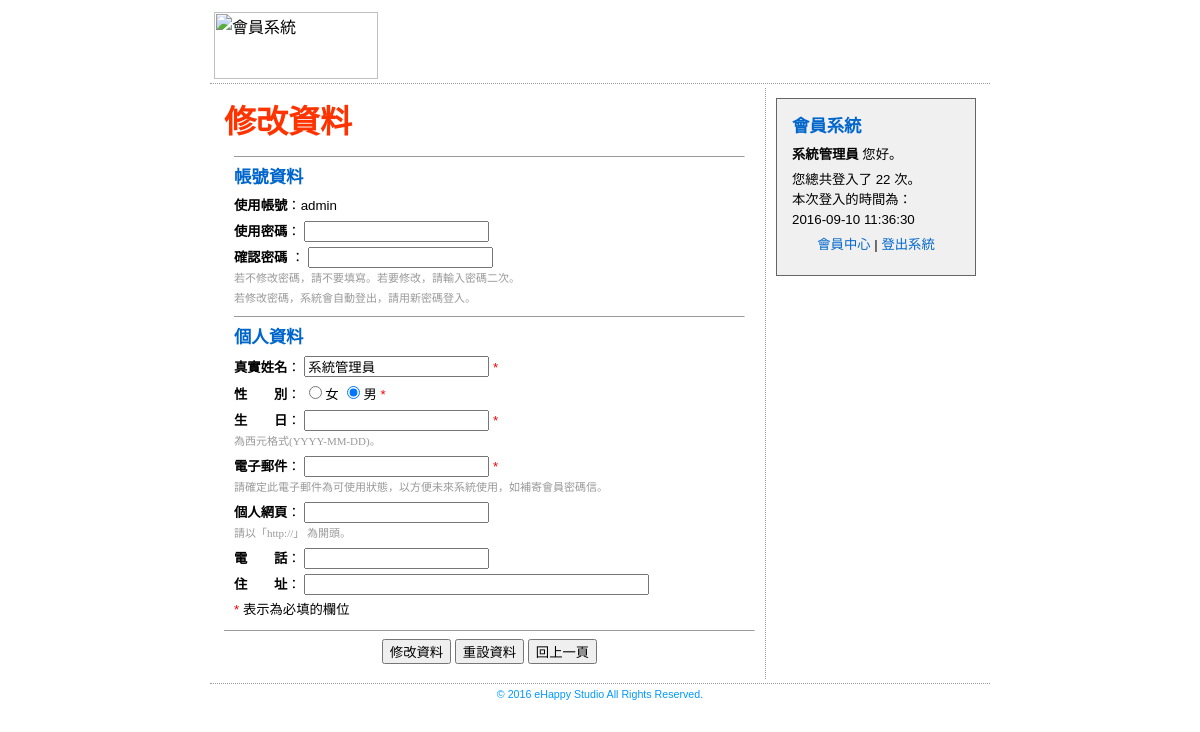
Screenshot of /member_update.php (signed in) with the database file from the repository.
### tables this page shows
CREATE TABLE `memberdata` (
  `m_id` int(11) NOT NULL,
  `m_name` varchar(20) NOT NULL,
  `m_username` varchar(20) NOT NULL,
  `m_passwd` varchar(100) NOT NULL,
  `m_sex` enum('男','女') NOT NULL,
  `m_birthday` date DEFAULT NULL,
  `m_level` enum('admin','member') NOT NULL DEFAULT 'member',
  `m_email` varchar(100) DEFAULT NULL,
  `m_url` varchar(100) DEFAULT NULL,
  `m_phone` varchar(100) DEFAULT NULL,
  `m_address` varchar(100) DEFAULT NULL,
  `m_login` int(11) UNSIGNED NOT NULL DEFAULT '0',
  `m_logintime` datetime DEFAULT NULL,
  `m_jointime` datetime NOT NULL
);

### member_update.php (the view, shortened to what this page needs)
<?php
require_once("connMysql.php");
$query_RecMember = "SELECT * FROM memberdata WHERE m_username='{$_SESSION["loginMember"]}'";
$RecMember = $db_link->query($query_RecMember);
$row_RecMember = $RecMember->fetch_assoc();
?>
<html>
<head>
<link href="style.css" rel="stylesheet" type="text/css">
</head>
<body>
<table width="780" border="0" align="center" cellpadding="4" cellspacing="0">
  <tr>
    <td class="tdbline"><img src="images/mlogo.png" alt="會員系統" width="164" height="67"></td>
  </tr>
  <tr>
    <td class="tdbline"><table width="100%" border="0" cellspacing="0" cellpadding="10">
      <tr valign="top">
        <td class="tdrline"><form action="" method="POST" name="formJoin" id="formJoin" onSubmit="return checkForm();">
          <p class="title">修改資料</p>
          <div class="dataDiv">
            <hr size="1" />
            <p class="heading">帳號資料</p>
            <p><strong>使用帳號</strong>：<?php echo $row_RecMember["m_username"];?></p>
            <p><strong>使用密碼</strong>：
            <input name="m_passwd" type="password" class="normalinput" id="m_passwd">
    		<input name="m_passwdo" type="hidden" id="m_passwdo" value="<?php echo $row_RecMember["m_passwd"];?>"></p>
            <p><strong>確認密碼</strong> ：
            <input name="m_passwdrecheck" type="password" class="normalinput" id="m_passwdrecheck"><br>
            <span class="smalltext">若不修改密碼，請不要填寫。若要修改，請輸入密碼</span><span class="smalltext">二次。<br>若修改密碼，系統會自動登出，請用新密碼登入。</span></p>
            <hr size="1" />
            <p class="heading">個人資料</p>
            <p><strong>真實姓名</strong>：
            <input name="m_name" type="text" class="normalinput" id="m_name" value="<?php echo $row_RecMember["m_name"];?>">
            <font color="#FF0000">*</font></p>
            <p><strong>性　　別</strong>：
            <input name="m_sex" type="radio" value="女" <?php if($row_RecMember["m_sex"]=="女") echo "checked";?>>女
    		<input name="m_sex" type="radio" value="男" <?php if($row_RecMember["m_sex"]=="男") echo "checked";?>>男
            <font color="#FF0000">*</font></p>
            <p><strong>生　　日</strong>：
            <input name="m_birthday" type="text" class="normalinput" id="m_birthday" value="<?php echo $row_RecMember["m_birthday"];?>">
            <font color="#FF0000">*</font><br><span class="smalltext">為西元格式(YYYY-MM-DD)。</span></p>
            <p><strong>電子郵件</strong>：
            <input name="m_email" type="text" class="normalinput" id="m_email" value="<?php echo $row_RecMember["m_email"];?>">
            <font color="#FF0000">*</font><br><span class="smalltext">請確定此電子郵件為可使用狀態，以方便未來系統使用，如補寄會員密碼信。</span></p>
            <p><strong>個人網頁</strong>：
            <input name="m_url" type="text" class="normalinput" id="m_url" value="<?php echo $row_RecMember["m_url"];?>">
            <br><span class="smalltext">請以「http://」 為開頭。</span></p>
            <p><strong>電　　話</strong>：
            <input name="m_phone" type="text" class="normalinput" id="m_phone" value="<?php echo $row_RecMember["m_phone"];?>"></p>
            <p><strong>住　　址</strong>：
            <input name="m_address" type="text" class="normalinput" id="m_address" value="<?php echo $row_RecMember["m_address"];?>" size="40"> </p>
            <p><font color="#FF0000">*</font> 表示為必填的欄位</p>
          </div>
          <hr size="1" />
          <p align="center">
            <input type="submit" name="Submit2" value="修改資料">
            <input type="reset" name="Submit3" value="重設資料">
            <input type="button" name="Submit" value="回上一頁" onClick="window.history.back();">
          </p>
        </form></td>
        <td width="200">
        <div class="boxtl"></div><div class="boxtr"></div>
        <div class="regbox">
          <p class="heading"><strong>會員系統</strong></p>
            <p><strong><?php echo $row_RecMember["m_name"];?></strong> 您好。</p>
            <p>您總共登入了 <?php echo $row_RecMember["m_login"];?> 次。<br>
            本次登入的時間為：<br>
            <?php echo $row_RecMember["m_logintime"];?></p>
            <p align="center"><a href="member_center.php">會員中心</a> | <a href="?logout=true">登出系統</a></p>
        </div>
        <div class="boxbl"></div><div class="boxbr"></div></td>
      </tr>
    </table></td>
  </tr>
  <tr>
    <td align="center" background="images/album_r2_c1.jpg" class="trademark">© 2016 eHappy Studio All Rights Reserved.</td>
  </tr>
</table>
</body>
</html>

### style.css (style rules this page uses)
p,ol { font-family: Verdana, Arial, Helvetica, sans-serif; font-size: 10pt; line-height: 150%; margin-top: 0px; margin-bottom: 5px; }
form { margin: 0px; }
a { text-decoration: none; }
a:link { color: #0066CC; }
.dataDiv { margin: 10px; }
.title { font-family: "微軟正黑體"; font-size: 24pt; font-weight: bolder; color: #FF3300; }
.heading { font-family: "微軟正黑體"; font-size: 13pt; color: #0066CC; line-height: 150%; font-weight: bold; }
.smalltext { font-size: 11px; color: #999999; font-family: Georgia, "Times New Roman", Times, serif; vertical-align: middle; }
.trademark { font-family: Verdana, Arial, Helvetica, sans-serif; font-size: 8pt; color: #0099FF; }
.regbox { border: 1px solid #656565; padding: 15px; background-color: #F0F0F0; }
.boxtl { background-image: url(images/tl.gif); float: left; top: -1px; height: 4px; width: 4px; background-repeat: no-repeat; }
.boxtr { background-image: url(images/tr.gif); float: right; top: -1px; height: 4px; width: 4px; background-repeat: no-repeat; }
.boxbl { background-image: url(images/bl.gif); float: left; top: -1px; height: 4px; width: 4px; background-repeat: no-repeat; margin-top: -4px; }
.boxbr { background-image: url(images/br.gif); float: right; top: -1px; height: 4px; width: 4px; background-repeat: no-repeat; margin-top: -4px; }
.tdrline { border-right-width: 1px; border-right-style: dotted; border-right-color: #999999; }
.tdbline { border-bottom-width: 1px; border-bottom-style: dotted; border-bottom-color: #999999; }

### rows the page displays
memberdata: m_username "admin", m_name "系統管理員", m_sex "☑", m_login "22", m_logintime "2016-09-10 11:36:30"
